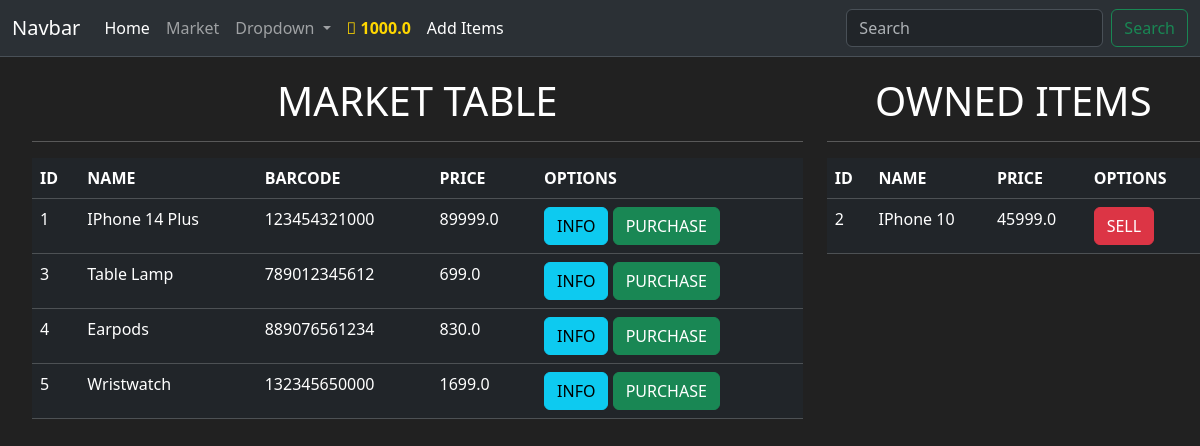
The app's page /market (signed in) with its own data.
### market/models.py (models this page shows, shortened)
class User(db.Model, UserMixin):
    id=db.Column(db.Integer(), primary_key=True)
    username=db.Column(db.String(length=30), nullable=False, unique=True)
    email_address=db.Column(db.String(length=50), nullable=False, unique=True)
    password_hash=db.Column(db.String(length=60), nullable=False)
    budget=db.Column(db.Float(), nullable=False, default=1000)
    items=db.relationship('Item', backref='owner_used', lazy=True)
    @property
    def password(self):
        return self.password

class Item(db.Model):
    id=db.Column(db.Integer(), primary_key=True)
    name=db.Column(db.String(length=30), nullable=False)
    barcode=db.Column(db.String(length=12), nullable=False, unique=True)
    price=db.Column(db.Float(), nullable=False)
    description=db.Column(db.String(length=1024), nullable=False)
    owner=db.Column(db.Integer(), db.ForeignKey('user.id'))

### market/routes.py (the view, shortened to what this page needs)
@app.route('/market', methods=['GET','POST'])
@login_required
def market():
    purchase_form=PurchaseItemForm()
    sell_form=SellItemForm()
    if request.method == "GET":
        with app.app_context():
            items=Item.query.filter_by(owner=None)
            owned_items=Item.query.filter_by(owner=current_user.id)
        return render_template('market.html', items=items, purchase_form=purchase_form, owned_items=owned_items, sell_form=sell_form)

### market/forms.py
class PurchaseItemForm(FlaskForm):
    submit = SubmitField(label='Purchase')

class SellItemForm(FlaskForm):
    submit = SubmitField(label='Sell')

### market/models.py (called while the page is built)
@login_manager.user_loader
def load_user(user_id):
    return User.query.get(int(user_id))

### market/templates/market.html (shortened to what this page needs)
{% extends 'base.html' %}
{% block content %}
<div class="row" style="margin-top: 20px; margin-left: 20px;">
    <div class="col-8">
        <h1 style="text-align: center;"> MARKET TABLE</h1>
        <hr>
        <table class="table table-dark table-hover">
            <thead>
                <tr>
                    <th scope="col">ID</th>
                    <th scope="col">NAME</th>
                    <th scope="col">BARCODE</th>
                    <th scope="col">PRICE</th>
                    <th scope="col">OPTIONS</th>
                </tr>
            </thead>
            <tbody>
                {% for item in items %}
                <tr>
                    <td>{{ item.id }}</td>
                    <td>{{ item.name }}</td>
                    <td>{{ item.barcode }}</td>
                    <td>{{ item.price }}</td>
                    <td>
                        <button type="button" class="btn btn-info" data-bs-toggle="modal"
                            data-bs-target="#Modal-MoreInfo-{{ item.id }}">INFO</button>
                        <button type="button" class="btn btn-success" data-bs-toggle="modal"
                            data-bs-target="#Modal-MorePurchase-{{ item.id }}">PURCHASE</button>
                    </td>
                </tr>
                {% endfor %}
            </tbody>
        </table>
    </div>
    <div class="col-4">
        <h1 style="text-align: center;"> OWNED ITEMS </h1>
        <hr>
        {% if owned_items.first()==None %}
        <br>
        <h4 style="text-align: center;">No Items are Present to Sell</h4>
        {% else %}
        <table class="table table-dark table-hover">
            <thead>
                <tr>
                    <th scope="col">ID</th>
                    <th scope="col">NAME</th>
                    <th scope="col">PRICE</th>
                    <th scope="col">OPTIONS</th>
                </tr>
            </thead>
            <tbody>
                {% for owned_item in owned_items %}
                <tr>
                    <td>{{ owned_item.id }}</td>
                    <td>{{ owned_item.name }}</td>
                    <td>{{ owned_item.price }}</td>
                    <td>
                        <button type="button" class="btn btn-danger" data-bs-toggle="modal"
                        data-bs-target="#Modal-MoreSell-{{ owned_item.id }}">SELL</button>
                    </td>
                </tr>
                {% endfor %}
            </tbody>
        </table>
        {% endif %}
    </div>
</div>
{% endblock %}

### market/templates/base.html (shortened to what this page needs)
<!doctype html>
<html lang="en">
<head>
    <link href="https://cdn.jsdelivr.net/npm/bootstrap@5.3.3/dist/css/bootstrap.min.css" rel="stylesheet"
>
    <link rel="stylesheet" href="https://cdnjs.cloudflare.com/ajax/libs/font-awesome/5.15.4/css/all.min.css">
</head>
<body>
    <nav class="navbar navbar-expand-lg bg-body-tertiary bg-dark border-bottom border-body" data-bs-theme="dark">
        <div class="container-fluid">
            <a class="navbar-brand" href="#">Navbar</a>
            <div class="collapse navbar-collapse" id="navbarSupportedContent">
                <ul class="navbar-nav me-auto mb-2 mb-lg-0">
                    <li class="nav-item">
                        <a class="nav-link active" aria-current="page" href="{{ url_for('home') }}">Home</a>
                    </li>
                    <li class="nav-item">
                        <a class="nav-link" href="{{ url_for('market') }}">Market</a>
                    </li>
                    <li class="nav-item dropdown">
                        <a class="nav-link dropdown-toggle" href="#" role="button" data-bs-toggle="dropdown"
                            aria-expanded="false">
                            Dropdown
                        </a>
                    </li>
                    {% if current_user.is_authenticated %}
                    <li class="nav-item">
                        <a class="nav-link" style="color: gold; font-weight: bold">
                            <i class="fa-solid fa-coins fa-beat-fade"></i>
                            {{ current_user.budget }}
                        </a>
                    </li>
                    <li class="nav-item">
                        <a class="nav-link active" aria-current="page" href="{{ url_for('add_items') }}">Add Items</a>
                    </li>
                    {% endif %}
                </ul>
                <form class="d-flex" role="search">
                    <input class="form-control me-2" type="search" placeholder="Search" aria-label="Search">
                    <button class="btn btn-outline-success" type="submit">Search</button>
                </form>
            </div>
        </div>
    </nav>
    {% block content %}
    {% endblock %}
</body>
</html>

### records on screen
User: budget "1000.0"
Item: id "1", name "IPhone 14 Plus", barcode "123454321000", price "89999.0"
Item: id "3", name "Table Lamp", barcode "789012345612", price "699.0"
Item: id "4", name "Earpods", barcode "889076561234", price "830.0"
Item: id "5", name "Wristwatch", barcode "132345650000", price "1699.0"
Item: id "2", name "IPhone 10", price "45999.0"
